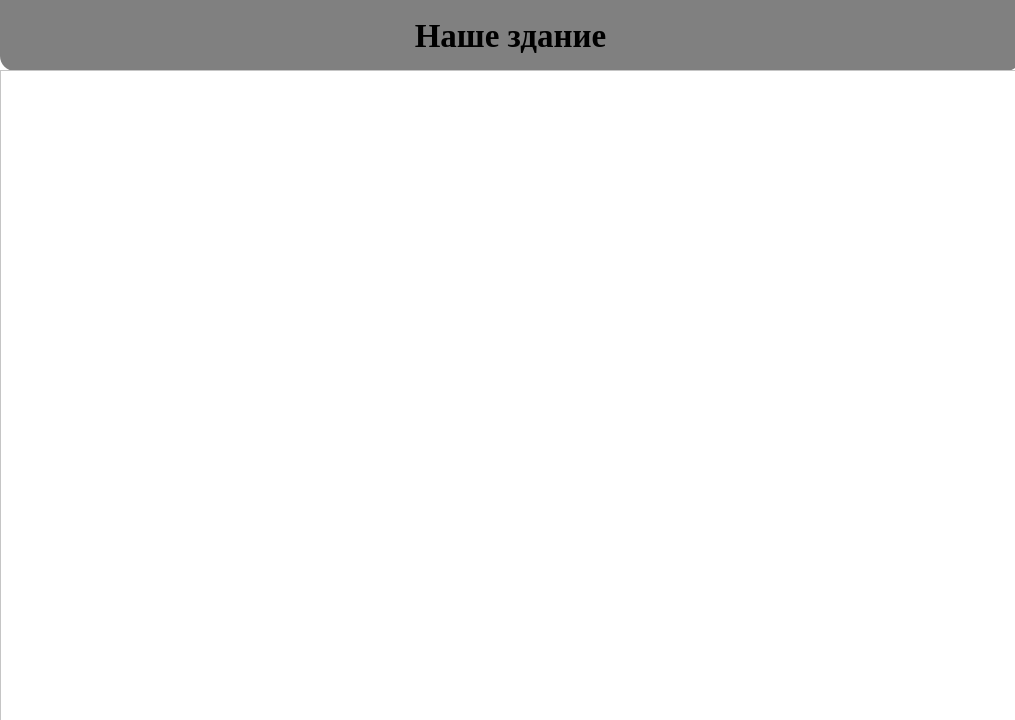
<?xml version="1.0" encoding="UTF-8"?>
<ui version="4.0">
 <class>RoomListWindow</class>
 <widget class="QWidget" name="RoomListWindow">
  <property name="geometry">
   <rect>
    <x>0</x>
    <y>0</y>
    <width>1015</width>
    <height>720</height>
   </rect>
  </property>
  <property name="sizePolicy">
   <sizepolicy hsizetype="Preferred" vsizetype="Preferred">
    <horstretch>0</horstretch>
    <verstretch>0</verstretch>
   </sizepolicy>
  </property>
  <property name="windowTitle">
   <string>Form</string>
  </property>
  <property name="styleSheet">
   <string notr="true">background-color: white;</string>
  </property>
  <widget class="QLabel" name="label">
   <property name="geometry">
    <rect>
     <x>0</x>
     <y>0</y>
     <width>1021</width>
     <height>71</height>
    </rect>
   </property>
   <property name="font">
    <font>
     <family>Times New Roman</family>
     <pointsize>25</pointsize>
     <bold>true</bold>
    </font>
   </property>
   <property name="styleSheet">
    <string notr="true">background-color: #808080; 
color: black;
padding: 10px; 
border-top-left-radius: 0px;
border-top-right-radius: 0px;
border-bottom-left-radius: 15px;
border-bottom-right-radius: 15px;</string>
   </property>
   <property name="text">
    <string>Наше здание</string>
   </property>
   <property name="alignment">
    <set>Qt::AlignmentFlag::AlignCenter</set>
   </property>
  </widget>
  <widget class="QScrollArea" name="scrollArea">
   <property name="geometry">
    <rect>
     <x>0</x>
     <y>70</y>
     <width>1021</width>
     <height>651</height>
    </rect>
   </property>
   <property name="verticalScrollBarPolicy">
    <enum>Qt::ScrollBarPolicy::ScrollBarAlwaysOff</enum>
   </property>
   <property name="widgetResizable">
    <bool>true</bool>
   </property>
   <widget class="QWidget" name="scrollAreaWidgetContents">
    <property name="geometry">
     <rect>
      <x>0</x>
      <y>0</y>
      <width>1019</width>
      <height>649</height>
     </rect>
    </property>
    <property name="minimumSize">
     <size>
      <width>969</width>
      <height>0</height>
     </size>
    </property>
    <widget class="QWidget" name="roomsGridContainer" native="true">
     <property name="geometry">
      <rect>
       <x>0</x>
       <y>0</y>
       <width>1011</width>
       <height>641</height>
      </rect>
     </property>
     <layout class="QGridLayout" name="gridLayout"/>
    </widget>
   </widget>
  </widget>
 </widget>
 <resources/>
 <connections/>
</ui>
